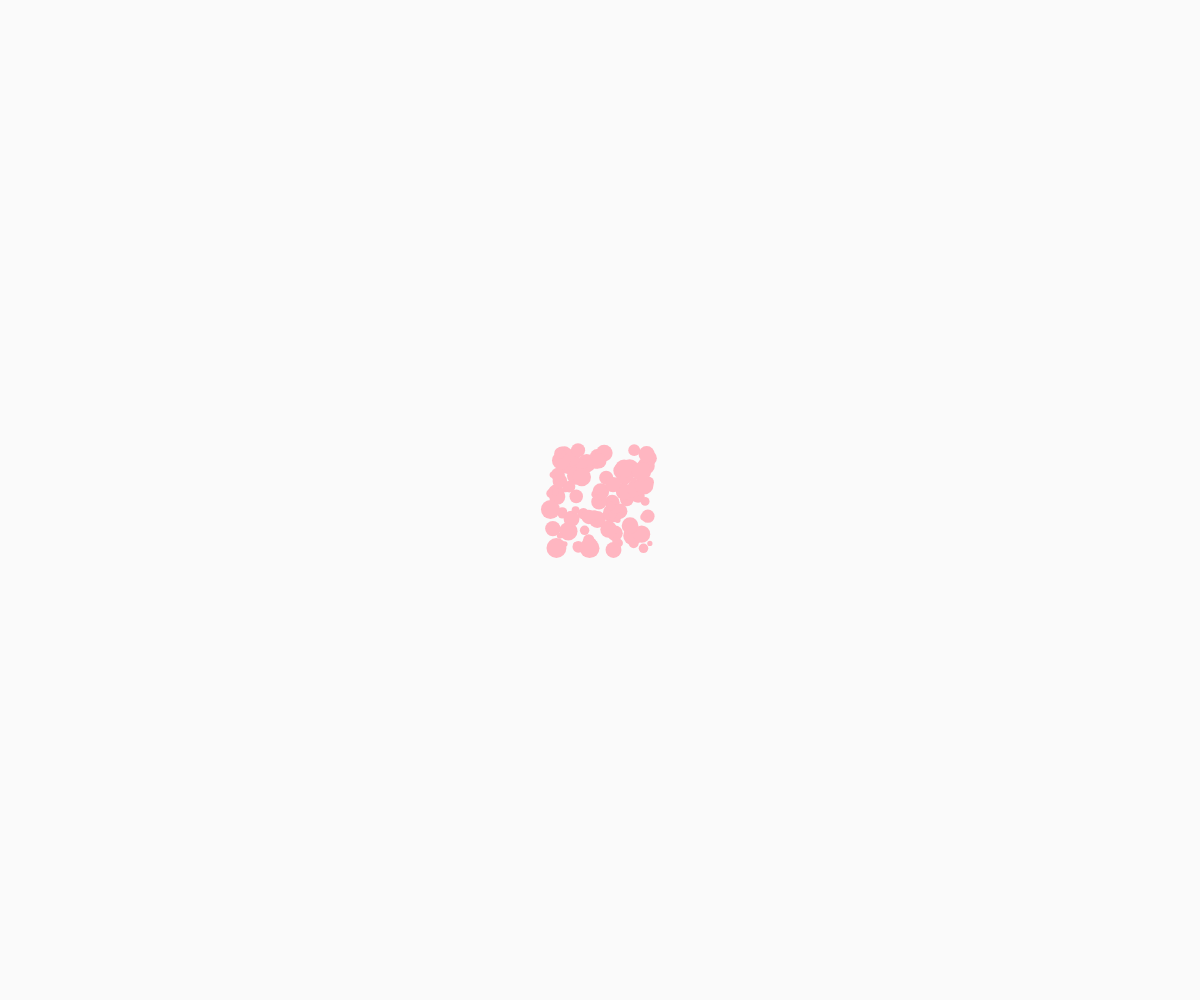
Frame 1 (no input)
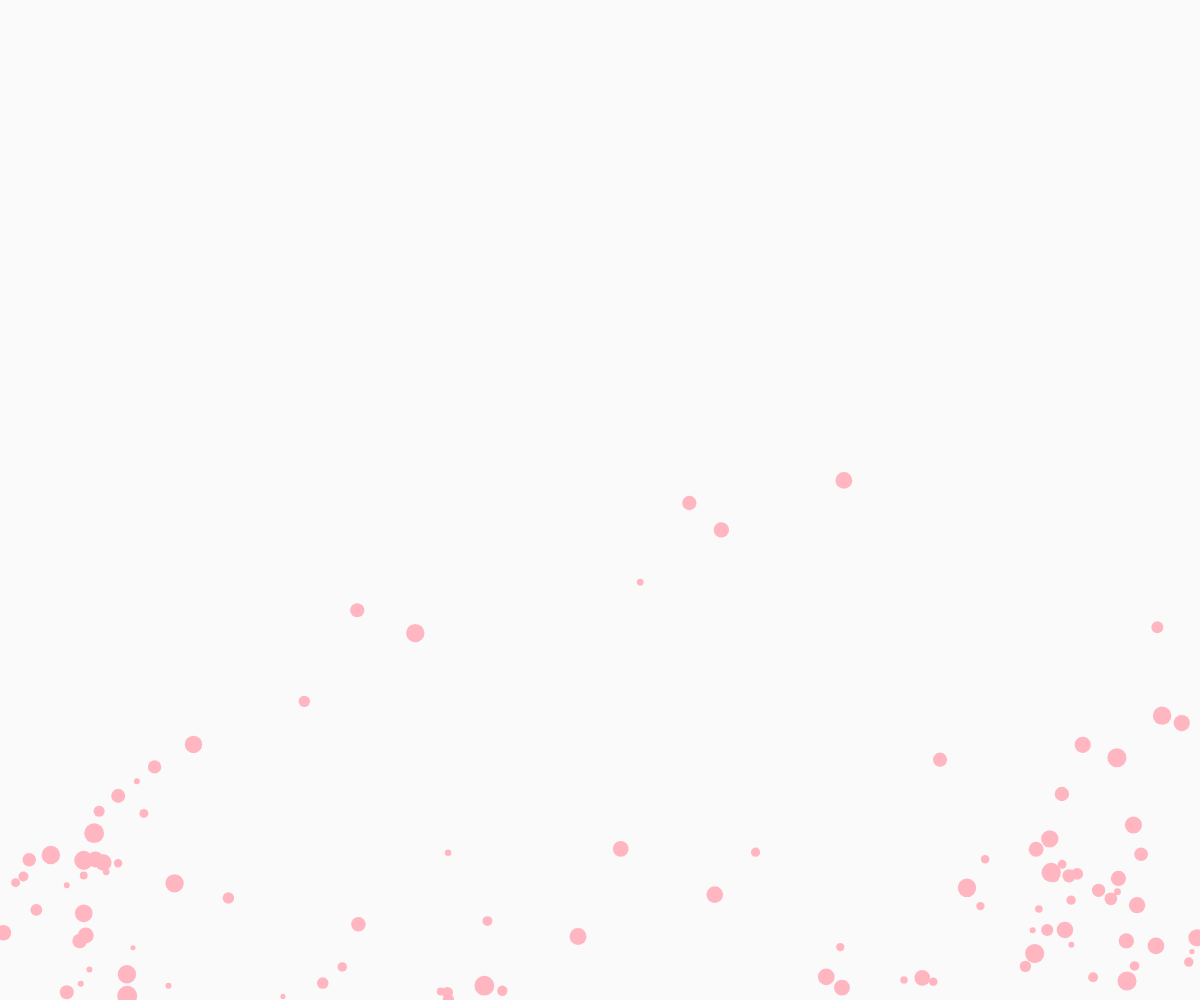
Frame 60 (no input)
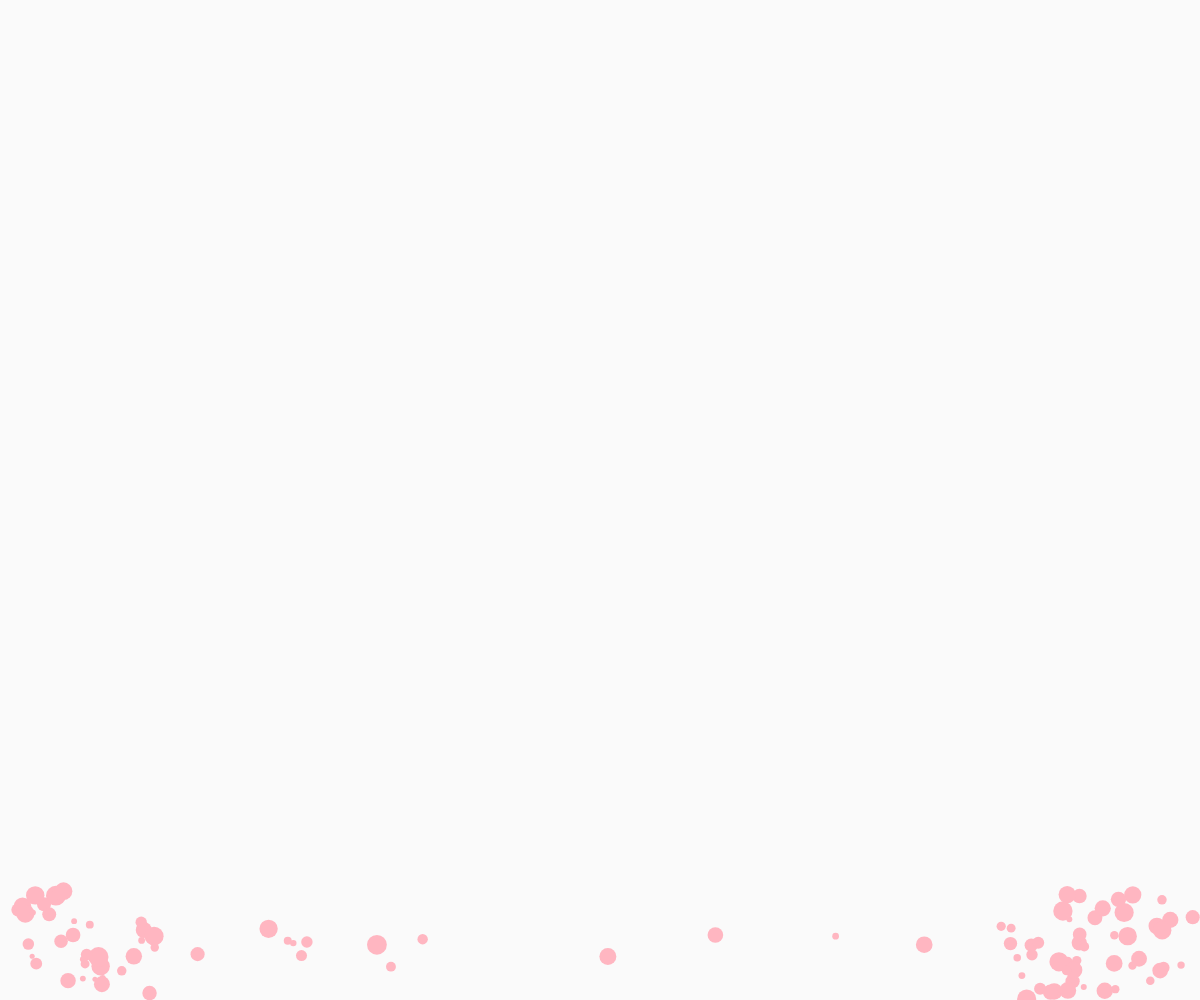
Frame 120 (the mouse pressed at the canvas centre since frame 60)

The p5.js sketch that drew these frames (run headless with seeded random() and noise() and a simulated clock; from frame 60 on, the mouse is pressed at the canvas centre):

// p5.js sketch
// ── sketch.js


var gravity = 0.8;   // downward acceleration
var springy = 0.95; // how much velocity is retained after bounce
var drag = 0.0001;    // drag causes particles to slow down
var np = 100;      // how many particles


function particleStep() {
    this.x += this.dx;
    this.y += this.dy;
    if (this.x > width) { // bounce off right wall
        this.x = width - (this.x - width);
        this.dx = -this.dx * springy;
    } else if (this.x < 0) { // bounce off left wall
        this.x = -this.x;
        this.dx = -this.dx * springy;
    }
    if (this.y > height) { // bounce off bottom
        this.y = height - (this.y - height);
        this.dy = -this.dy * springy;
    } else if (this.y < 0) { // bounce off top
        this.y = -this.y;
        this.dy = -this.dy * springy;
    }

    this.dy = this.dy + gravity; // force of gravity
    // drag is proportional to velocity squared
    // which is the sum of the squares of dy and dy
    var vs = Math.pow(this.dx, 2) + Math.pow(this.dy, 2);
    // d is the ratio of old velocty to new velocity
    var d = vs * drag;
    // d goes up with velocity squared but can never be
    // so high that the velocity reverses, so limit d to 1
    d = min(d, 1);
    // scale dx and dy to include drag effect
    this.dx *= (1 - d);
    this.dy *= (1 - d);

    //
    var rpx = mouseX;
    var rpy = mouseY;
    var rpc = 2000;
    var d = dist(rpx, rpy, this.x, this.y);
    var f = rpc / (Math.pow(d, 1.5));
    var dirx = (this.x - rpx) / d;
    var diry = (this.y - rpy) / d;
    this.dx += dirx * f;
    this.dy += diry * f;
    //
}

function particleDraw() {
    stroke(this.color);
    strokeWeight(this.size);
    point(this.x, this.y);
}

// create a "Particle" object with position and velocity
function makeParticle(px, py, pdx, pdy) {
    p = {x: px, y: py,
         dx: pdx, dy: pdy,
         age: 0,
         size: random(5, 20),
         color: ("lightpink"),
         step: particleStep,
         draw: particleDraw
        }
    return p;
}

var particles = [];

function setup() {
    createCanvas(windowWidth, windowHeight);
    for (var i = 0; i < np; i++) {
        // make a particle
        var p = makeParticle(width / 2, height / 2,
                             random(-50, 50), random(-50, 50));
        // push the particle onto particles array
        particles.push(p);
    }
}

// draw all particles in the particles array
function draw() {
    background(250);
    push();
    noStroke();
    fill(245);
    pop();

    for (var i = 0; i < particles.length; i++) { // for each particle
        var p = particles[i];
        p.step();
        p.draw();
    }
}
